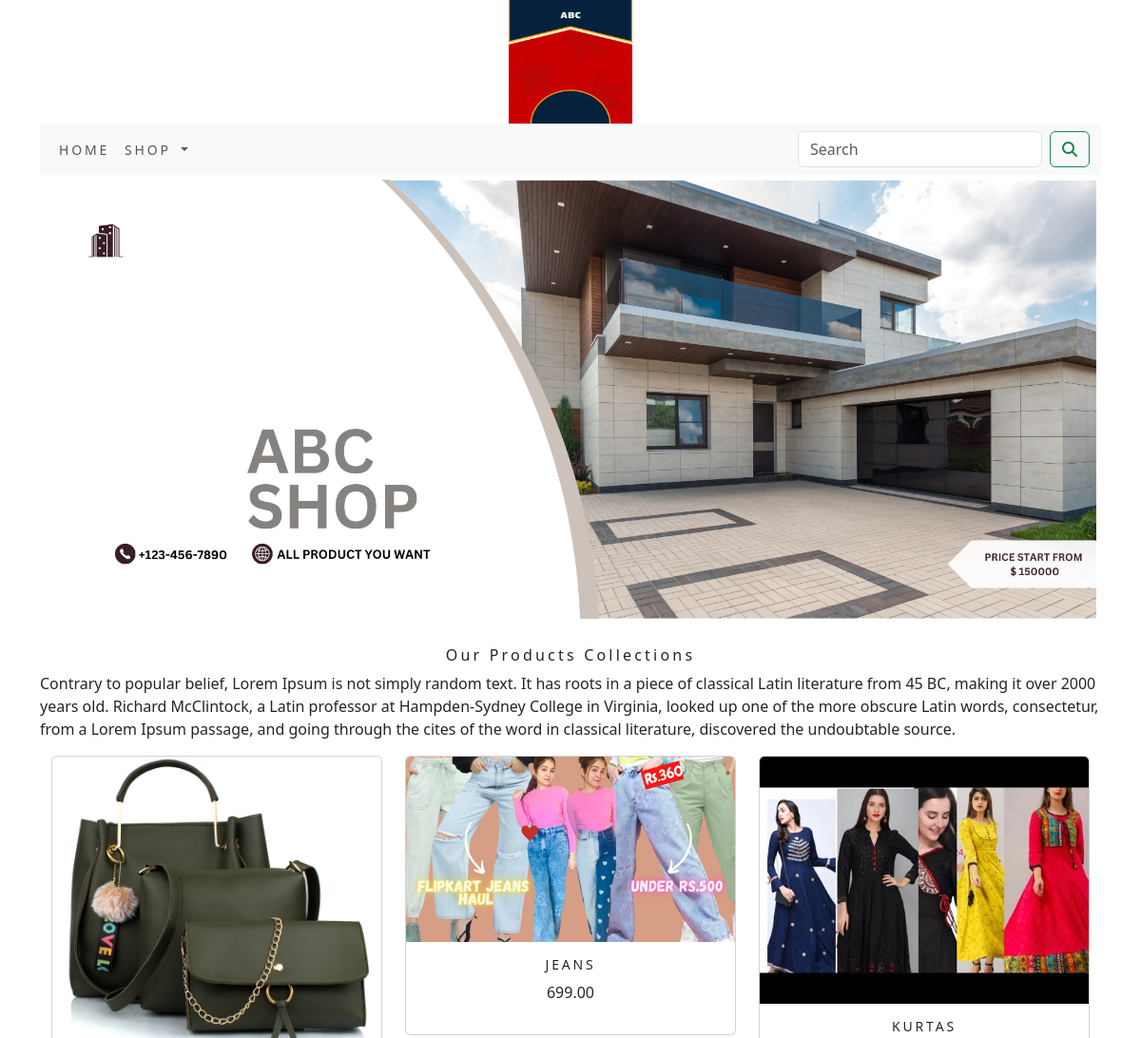
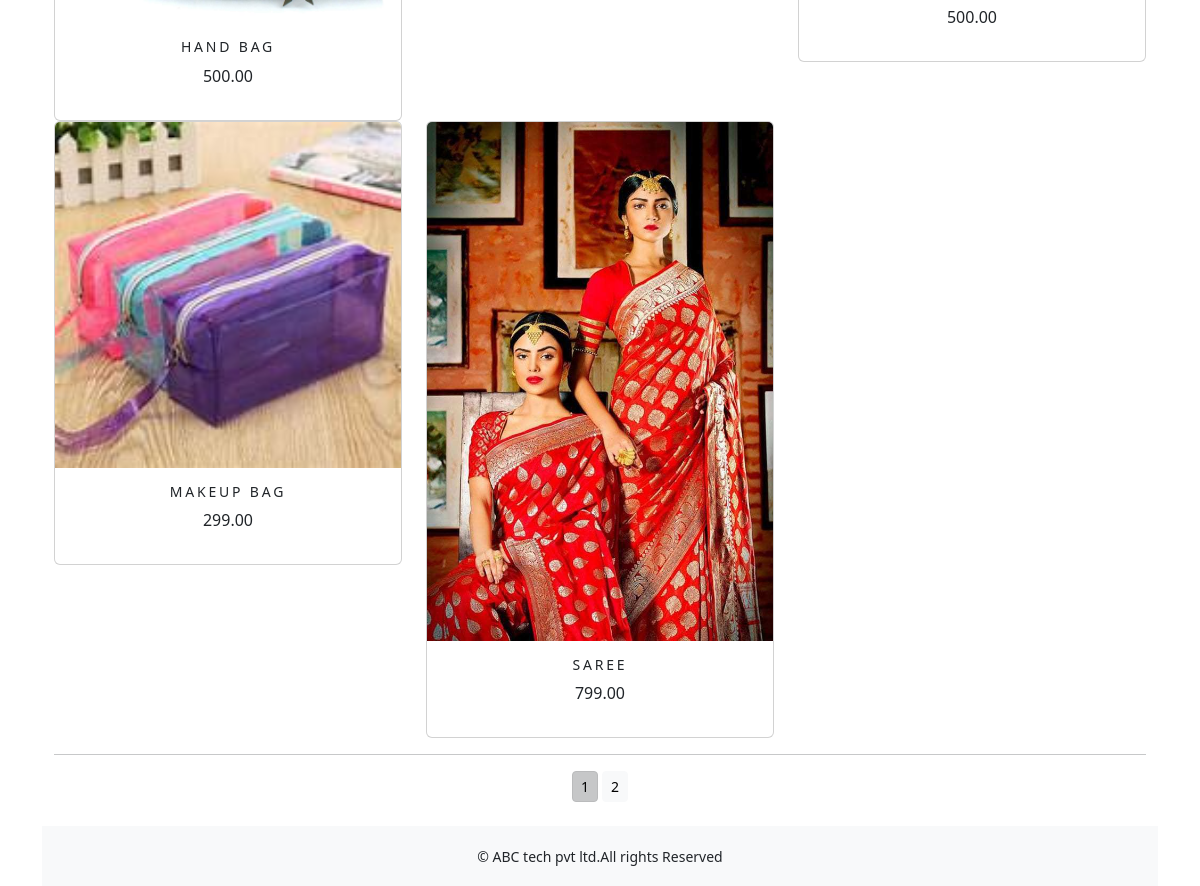
Page /shop on the committed database (2 pictures, top to bottom).
### shop/models.py (models this page shows, shortened)
class Product(models.Model):
    name=models.CharField(max_length=250,unique=True)
    slug=models.SlugField(max_length=250,unique=True)
    description=models.TextField(blank=True)
    price=models.DecimalField(max_digits=10,decimal_places=2)
    category=models.ForeignKey(Category,on_delete=models.CASCADE)
    image=models.ImageField(upload_to='product',blank=True)
    stock=models.IntegerField()
    available=models.BooleanField(default=True)
    created=models.DateTimeField(auto_now_add=True)
    updated=models.DateTimeField(auto_now=True)
    def get_url(self):
        return reverse('shop:prodCatdetail',args=[self.category.slug,self.slug])
    class Meta:
        ordering = ('name',)
        verbose_name = 'product'
        verbose_name_plural = 'products'

### shop/views.py (the view)
# urls.py: path('',views.allProdCat,name='allProdCat'),
def allProdCat(request,c_slug=None):
    c_page=None
    products_list=None
    if c_slug!=None:
        c_page=get_object_or_404(Category,slug=c_slug)
        products_list=Product.objects.all().filter(category=c_page,available=True)
    else:
        products_list=Product.objects.all().filter(available=True)
    paginator=Paginator(products_list,5)
    try:
        page=int(request.GET.get('page','1'))
    except:
        page=1
    try:
        products=paginator.page(page)
    except (EmptyPage,InvalidPage):
        products=paginator.page(paginator.num_pages)
    return  render(request,"category.html",{'category':c_page,'products':products})

### cart/context_processors.py (called while the page is built)
def counter(request):
    item_count=0
    if 'admin' in request.path:
        return {}
    else:
        try:
            cart=Cart.objects.filter(cart_id=_cart_id(request))
            car_items=CartItem.objects.all().filter(cart=cart[:1])
            for cart_item in car_items:
                item_count += cart_item.quantity
        except Cart.DoesNotExist:
            item_count =0
    return dict(item_count=item_count)

### cart/views.py (called while the page is built)
def _cart_id(request):
    cart=request.session.session_key
    if not cart:
        cart=request.session.create()
    return cart

### shop/context_processors.py (called while the page is built)
def menu_links(request):
    links=Category.objects.all()
    return dict(links=links)

### shop/models.py (called while the page is built)
    def get_url(self):
        return reverse('shop:products_by_category',args=[self.slug])

### templates/category.html (shortened to what this page needs)
{% extends 'base.html' %}
{% load static %}
{% block content %}
<div class="mx_auto">
    {% if category %}
        <img class="my_image" src="{{category.image.url}}" alt="{{category.name}}" width="500px;">
</div>
    <br>
<div>
        <h1 class="text-center my_title">{{category.name}}</h1>
        <p class="text-justify">{{category.description}}</p>
</div>
    {% else %}
<div>
<img class="my_image my_image_padding" src="{% static 'img/banner.png' %}" alt="our products" width="1250px;">
</div>
<br>
<div>
    <h1 class="text-center my_title"> Our Products Collections</h1>
    <p class="text-justify">Contrary to popular belief, Lorem Ipsum is not simply random text. It has roots in a piece of classical Latin literature from 45 BC, making it over 2000 years old. Richard McClintock, a Latin professor at Hampden-Sydney College in Virginia, looked up one of the more obscure Latin words, consectetur, from a Lorem Ipsum passage, and going through the cites of the word in classical literature, discovered the undoubtable source.</p>
</div>
    {% endif %}
<div class="container">
    <div class="row mx_auto">
        {% for product in products.object_list %}
        <div class="my_bottom_margin col_9 col-sm-12 col-md-4  col-lg-4">
            <div class="card text-center" style="min-width:18rem;">
                <a href="{{product.get_url}}"><img class="card-img-top my_image" src="{{product.image.url}}" alt="{{product.name}}" width="500px;"></a>
                <div class="card-body">
                    <h4>{{product.name}}</h4>
                    <p>{{product.price}}</p>
                </div>
            </div>
        </div>
        {% endfor %}
    </div>
    <div class="mx-auto">
        {% if products.paginator.num_pages > 1 %}
        <hr>
        <div class="text-center">
            {% for pg in products.paginator.page_range %}
                <a href="?page={{pg}}"  class="btn btn-light btn-sm {% if products.number == pg %} active {% endif %}">{{pg}}</a>
            {% endfor %}
        </div>
        {% endif %}
    </div>
    <br>
</div>
{% endblock %}

### templates/base.html (shortened to what this page needs)
{% load static %}
<!DOCTYPE html>
<html lang="en" xmlns="http://www.w3.org/1999/html">
<head>
    <link rel="stylesheet" href="{% static 'css/custom.css' %}">
        <link href="{% static 'css/bootstrap.min.css' %}" rel="stylesheet">
</head>
<body>
<div class="container">
{% include 'header.html' %}
{% include 'navbar.html' %}
{% block content %}
{% endblock %}
  </div>
{% include 'footer.html' %}
</body>
</html>

### templates/header.html
{% load static %}
<header>
    <center>
        <a href="{% url 'shop:allProdCat' %}"> <img src="{% static 'img/logo.png' %}" alt="logimage" width="130px;" height="130px;">
    </center>
</header>

### templates/navbar.html (shortened to what this page needs)
<nav class="navbar navbar-expand-lg bg-body-tertiary">
  <div class="container-fluid">
    <div class="collapse navbar-collapse" id="navbarSupportedContent">
      <ul class="navbar-nav me-auto mb-2 mb-lg-0">
        <li class="nav-item">
          <a class="nav-link" href="#">Home</a>
        </li>
        <li class="nav-item dropdown {% if 'shop' in request.path %} active {% endif %}">
          <a class="nav-link dropdown-toggle" href="#" role="button" data-bs-toggle="dropdown" aria-expanded="false">
            Shop
          </a>
        </li>
      </ul>
      <form class="d-flex" action="{% url 'search:SearchResult' %}" method="get">
        <input class="form-control me-2" type="search" placeholder="Search"  name="q" aria-label="Search">
        <button class="btn btn-outline-success" type="submit"><i class="fa fa-search"></i></button>
      </form>
    </div>
  </div>
</nav>

### templates/footer.html
<div class="footer navbar-fixed-bottom  my_footer">
    <p class="text-center">&copy; ABC tech pvt ltd.All rights Reserved</p>
</div>

### static/css/custom.css (style rules this page uses)
body { font-family: 'Roboto', sans-serif; }
.nav-item { letter-spacing : .2em; font-size :14px; text-transform :uppercase; }
.my_footer { background-color:#f8f9fa; height:60px; }
.my_footer p { padding-top:20px; font-size:14px; }
.my_image { width:100%; height:auto; }
.my_title { font-size:16px; text_transform:uppercase; letter-spacing:.2em; }
.my_image_padding { padding:5px; }
.my_bottom_margin { margin_bottom:10px; }
.card-body h4 { font-size:14px; text-transform:uppercase; letter-spacing:.2em; }

### rows in the picture
Product: image (picture), name "HAND BAG", price "500.00"
Product: image (picture), name "JEANS", price "699.00"
Product: image (picture), name "KURTAS", price "500.00"
Product: image (picture), name "MAKEUP BAG", price "299.00"
Product: image (picture), name "SAREE", price "799.00"

### other values in the picture
{{ pg }} "1" "2"
